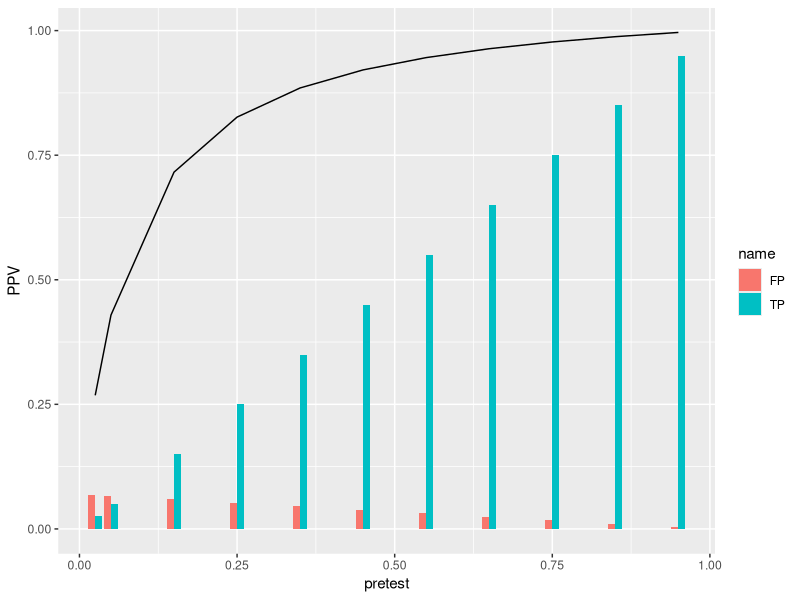
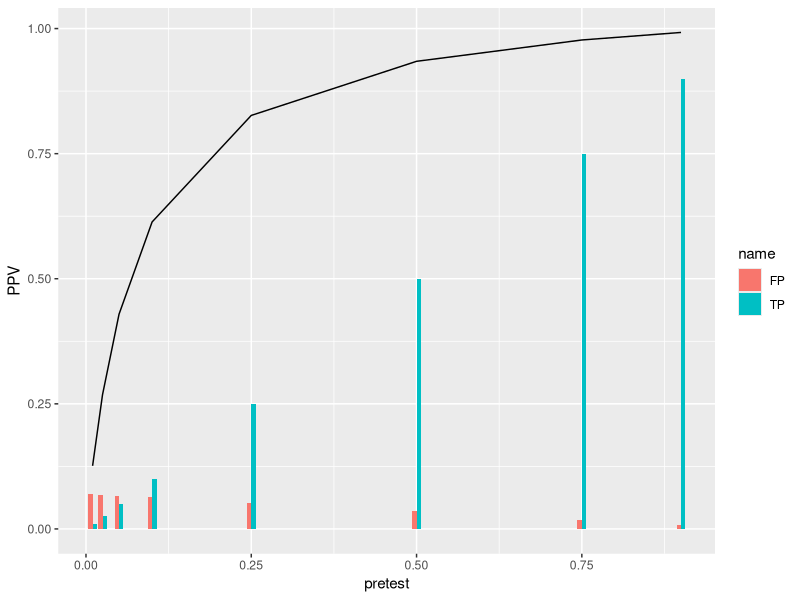
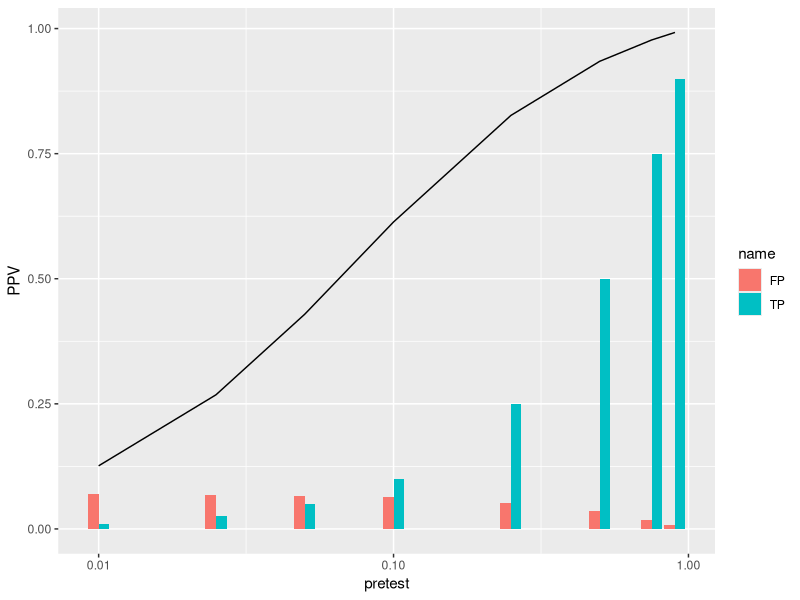
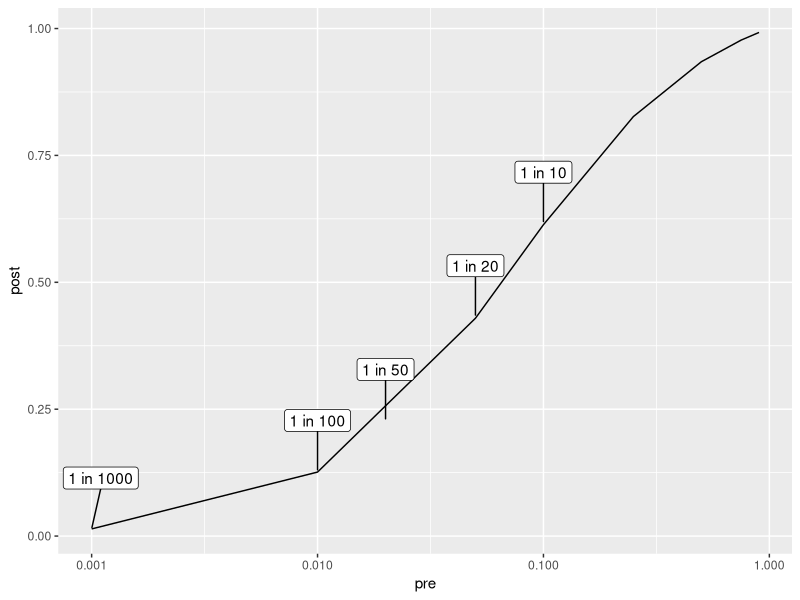
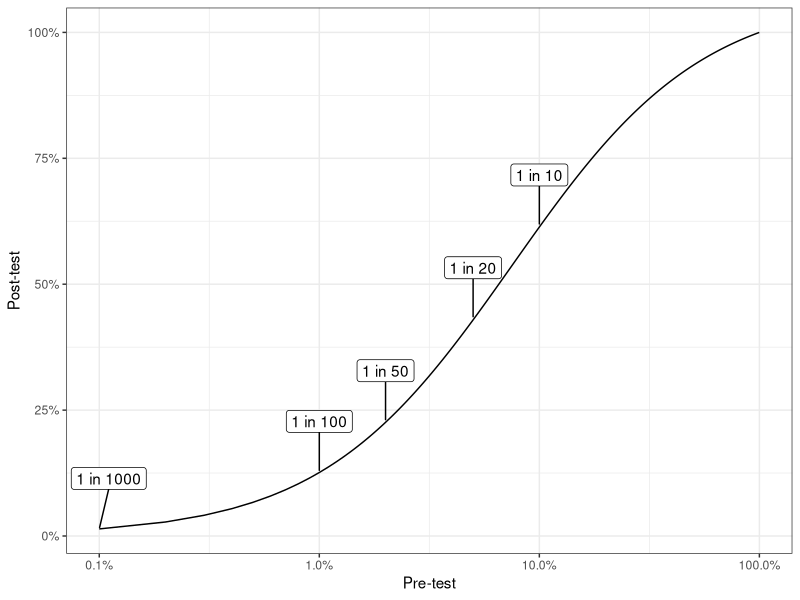
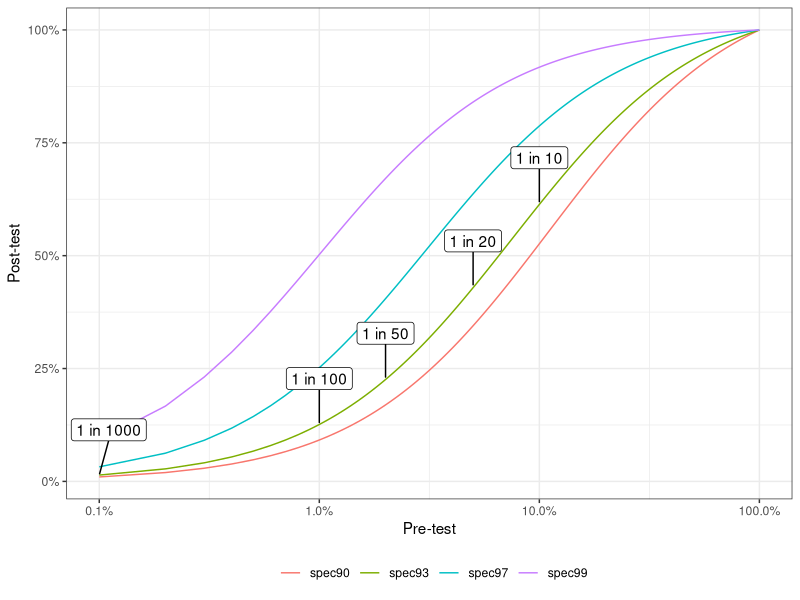
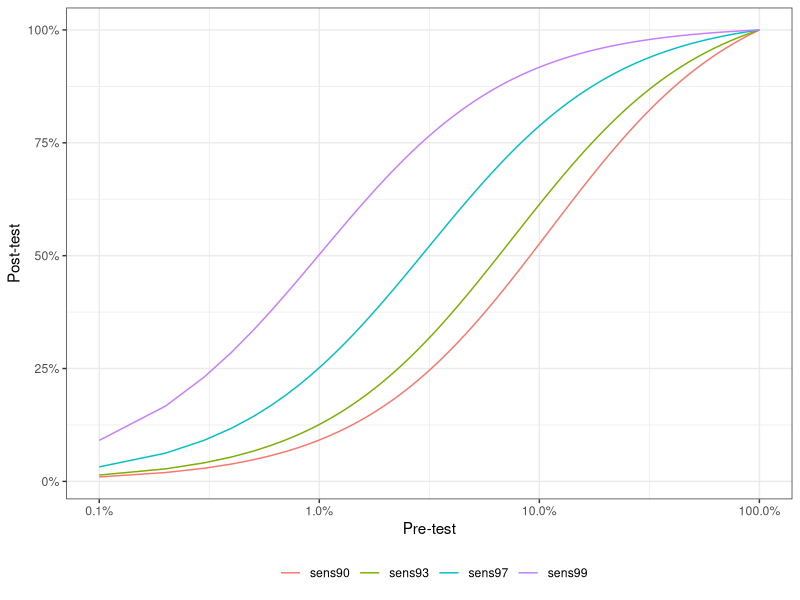
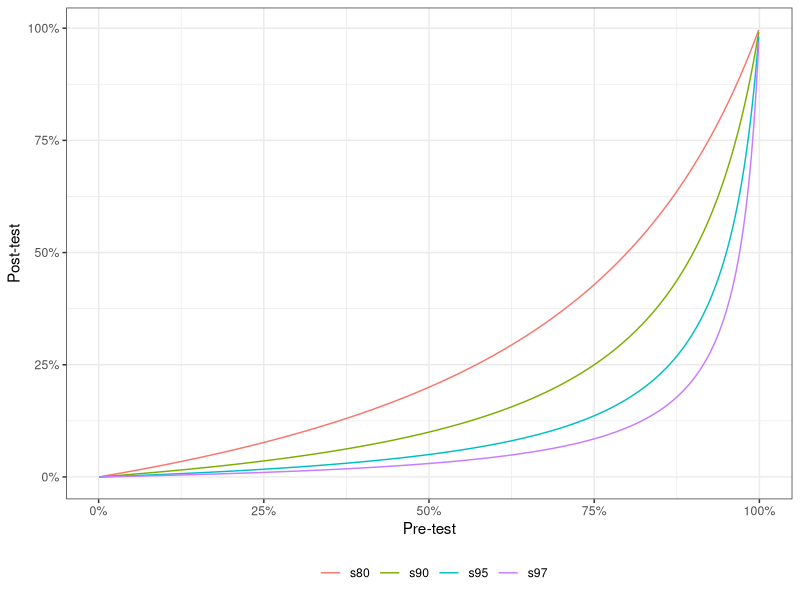

Write the R code that produced these figures, in order. (Note: this script raises an error after producing the figures.)
library(tidyverse)
# input <- list(
#   sensitivity1 = 100,
#   specificity1 = 93,
#   sensitivity2 = 97,
#   specificity2 = 98
# )
#   
# makePPV_black <- function(prev, sens=input$sensitivity1/100, spec=input$specificity1/100) {
#   prev <- 1/prev
#   (sens * prev) / ({sens * prev} + {(1-spec)*(1-prev)})
# }
# 
# makePPV_red <- function(prev, sens=input$sensitivity2/100, spec=input$specificity2/100) {
#   prev <- 1/prev
#   (sens * prev) / ({sens * prev} + {(1-spec)*(1-prev)})
# }
#   
#   tibble(
#     prev = c(seq(1, 9, by=2), seq(10, 490, by=10), seq(500, 2500, by=100))
#   ) %>% 
#     mutate(PPV = makePPV_black(prev)) %>%
#     mutate(PPV2 = makePPV_red(prev)) %>%
#     ggplot(aes(x=prev)) + 
#     geom_line(aes(y=PPV), color="black") +
#     geom_line(aes(y=PPV2), color="red") +
#     xlim(c(NA,2500)) +
#     scale_y_continuous(labels=percent, limits=c(0,1)) +
#     labs(x="1/Prevalence")
#   
  
  
calcNumbers <- function(pretest, sens=1, spec=.93, n=1) {
    # prev <- 1/prev
    # (sens * prev) / ({sens * prev} + {(1-spec)*(1-prev)})
    
    TP <- pretest * sens * n
    FN <- pretest * (1-sens) * n
    TN <- (1-pretest) * spec * n
    FP <- (1-pretest) * (1-spec) * n
    haveDz <- (TP + FN) 
    noDz   <- (FP + TN) 
    
    PPV <- (sens * pretest) / ({sens * pretest} + {(1-spec)*(1-pretest)})
    
    list(pretest=pretest, sens=sens, spec=spec, 
         TP=TP, TN=TN, FP=FP, FN=FN,
         haveDz=haveDz, noDz=noDz, 
         PPV=PPV, n=n)
    
    tibble(pretest=pretest, PPV=PPV, TP=TP, FP=FP, TN=TN, FN=FN)
}

c(seq(5, 100, by=10)/100,.025) %>%

# c(.95, .9, .75, .5, .25, .1, .5, .01) %>%
  # c(.95, .9, .75, .5, .25, .1, .5, .01) %>%
  calcNumbers() %>%
  
  pivot_longer(cols=c(TP, TN, FP, FN)) %>%
  filter(name %in% c("TP", "FP")) %>%
  ggplot(aes(x=pretest)) +
  geom_line(aes(y=PPV)) +
  geom_col(aes(y=value, fill=name), position = "dodge")


# (seq(5, 100, by=10)/100) %>%
  
# c(seq(5, 100, by=10)/100,.025) %>%
c(.9, .75, .5, .25, .1, .05, 0.025, .01) %>%
  calcNumbers() %>%
  
  pivot_longer(cols=c(TP, TN, FP, FN)) %>%
  filter(name %in% c("TP", "FP")) %>%
  ggplot(aes(x=pretest)) +
  geom_line(aes(y=PPV)) +
  geom_col(aes(y=value, fill=name), position = "dodge") 

c(.9, .75, .5, .25, .1, .05, 0.025, .01) %>%
  calcNumbers() %>%
  
  pivot_longer(cols=c(TP, TN, FP, FN)) %>%
  filter(name %in% c("TP", "FP")) %>%
  ggplot(aes(x=pretest)) +
  geom_line(aes(y=PPV)) +
  geom_col(aes(y=value, fill=name), position = "dodge") +
  scale_x_log10()
  
"#14A44D" 
"#dcf1e4"
"#DC4C64"
"#fae4e8"
"#3B71CA"
"#e2eaf7"

  

pre_to_post <- function(pr_pre, sens=1, spec=.93, pos_LR=T){
  positive_LR <- sens / (1-spec)
  negative_LR <- (1-sens) / spec
  
  odds_pre <- pr_pre / (1-pr_pre)
  
  if(pos_LR) odds_post <- odds_pre * positive_LR
  if(!pos_LR) odds_post <- odds_pre * negative_LR
  
  pr_pre <- odds_post / (1 + odds_post)
  pr_pre
  
  
}

# Confirm with: https://jamaevidence.mhmedical.com/data/calculators/LR_nomogram.html
pre_to_post(.1)
pre_to_post(.4)



df_labs <- tibble(occ = c(10,20,50,100,1000)) %>%
  mutate(pre = 1/occ,
         post = pre_to_post(pre, sens=1, spec=.931),
         label = str_glue("1 in {occ}")) 

tibble(pre = c(.001, .01, .05, .10, .25, .5, .75, .9) ) %>%
  mutate(post = pre_to_post(pre)) %>%
  ggplot(aes(x=pre, y=post)) +
  geom_line() +
  ggrepel::geom_label_repel(aes(x=pre, y=post, label=label), 
                            data=df_labs,
                            nudge_y = .1) +
  scale_x_log10()

# Used for case 1
tibble(pre = seq(1, 1000)/1000 ) %>%
  # summary()
  mutate(post = pre_to_post(pre)) %>%
  ggplot(aes(x=pre, y=post)) +
  geom_line() +
  ggrepel::geom_label_repel(aes(x=pre, y=post, label=label), 
                            data=df_labs,
                            nudge_y = .1) +
  scale_x_continuous(labels=scales::percent) +
  scale_x_log10(labels=scales::percent) +
  scale_y_continuous(labels=scales::percent) +
  theme_bw() +
  theme(legend.position = "bottom") +
  labs(x="Pre-test", y="Post-test", color="" )
  

## Illustrates varying levels
tibble(pre = seq(1, 1000)/1000 ) %>%
  # summary()
  mutate(spec93 = pre_to_post(pre),
         spec97 = pre_to_post(pre, spec = .97),
         spec90 = pre_to_post(pre, spec = .90),
         spec99 = pre_to_post(pre, spec = .99),
         ) %>%
  pivot_longer(cols = starts_with("spec")) %>%
  ggplot(aes(x=pre)) +
  geom_line(aes(y=value, group=name, color=name)) +
  ggrepel::geom_label_repel(aes(x=pre, y=post, label=label), 
                            data=df_labs,
                            nudge_y = .1) +
  scale_x_continuous(labels=scales::percent) +
  scale_x_log10(labels=scales::percent) +
  scale_y_continuous(labels=scales::percent) +
  theme_bw() +
  theme(legend.position = "bottom") +
  labs(x="Pre-test", y="Post-test", color="" )
  



## Work in progress
tibble(pre = seq(1, 1000)/1000 ) %>%
  # summary()
  mutate(sens93 = pre_to_post(pre),
         sens97 = pre_to_post(pre, spec = .97),
         sens90 = pre_to_post(pre, spec = .90),
         sens99 = pre_to_post(pre, spec = .99),
  ) %>%
  pivot_longer(cols = starts_with("sens")) %>%
  ggplot(aes(x=pre)) +
  geom_line(aes(y=value, group=name, color=name)) +
  # ggrepel::geom_label_repel(aes(x=pre, y=post, label=label), 
  #                           data=df_labs,
  #                           nudge_y = .1) +
  scale_x_continuous(labels=scales::percent) +
  scale_x_log10(labels=scales::percent) +
  scale_y_continuous(labels=scales::percent) +
  theme_bw() +
  theme(legend.position = "bottom") +
  labs(x="Pre-test", y="Post-test", color="" )



tibble(pre = seq(1, 1000)/1000 ) %>%
  # summary()
  mutate(`s90` = pre_to_post(pre, sens=.9, spec = .9, pos_LR = F),
         `s80` = pre_to_post(pre, sens=.8, spec = .8, pos_LR = F),
         `s95` = pre_to_post(pre, sens=.95, spec = .95, pos_LR = F),
         `s97` = pre_to_post(pre, sens=.97, spec = .97, pos_LR = F),

  ) %>%
  # mutate(`CF_80` = pre_to_post(pre, sens=.8, spec = .95, pos_LR = T),
  #        `CF_95` = pre_to_post(pre, sens=.95, spec = .95, pos_LR = T),
  #        `ID_70` = pre_to_post(CF_80, sens=.9, spec = .95, pos_LR = F)
  #        # `s95` = pre_to_post(pre, sens=.95, spec = .95, pos_LR = F),
  #        # `s97` = pre_to_post(pre, sens=.97, spec = .97, pos_LR = F),
  #        
  # ) %>%
  pivot_longer(cols = starts_with("s")) %>%
  ggplot(aes(x=pre)) +
  geom_line(aes(y=value, group=name, color=name)) +

  scale_x_continuous(labels=scales::percent) +
  # scale_x_log10(labels=scales::percent) +
  scale_y_continuous(labels=scales::percent) +
  theme_bw() +
  theme(legend.position = "bottom") +
  labs(x="Pre-test", y="Post-test", color="" )



#########


sens
spec

odds_pre <- pr_pre / (1-pr_pre)

LR_pos <- sens / (1-spec)
LR_neg <- (1-sens) / spec

pr_pre <- odds_post / (1 + odds_post)


pre_to_post <- function(pr_pre, sens=1, spec=.93, pos_LR=T){
  positive_LR <- sens / (1-spec)
  negative_LR <- (1-sens) / spec
  
  odds_pre <- pr_pre / (1-pr_pre)
  
  if(pos_LR) odds_post <- odds_pre * positive_LR
  if(!pos_LR) odds_post <- odds_pre * negative_LR
  
  odds_post / (1 + odds_post)
  
}

get_LR <- function(sens, spec){
  # if (type=="+") LR <- sens / (1-spec) 
  # if (type=="-") LR <- (1-sens) / spec
  
  LR <- list(pos = sens / (1-spec),
             neg = (1-sens) / spec)
  
  return(LR)
}

convert_pre_post <- function(Pr_pre, LR){
  # Convert pretest-prob to pretest odds
  odds_pre <- Pr_pre / (1-Pr_pre)
  
  # Find the posttest-odds
  odds_post <- odds_pre * LR
  
  # Convert back to probability (specifically post-test probability)
  odds_post / (1 + odds_post)
  
}

get_LR(.93, .95)

tibble(pre = seq(1, 1000)/1000 ) %>%
  mutate(post_pos = convert_pre_post(pre, get_LR(.93, .95)$pos),
         post_neg = convert_pre_post(pre, get_LR(.93, .95)$neg)) %>%
  pivot_longer(cols = starts_with("post")) %>%
  ggplot(aes(x=pre)) +
  geom_line(aes(y=value, group=name, color=name)) +
  
  scale_x_continuous(labels=scales::percent) +
  # scale_x_log10(labels=scales::percent) +
  scale_y_continuous(labels=scales::percent) +
  theme_bw() +
  theme(legend.position = "bottom") +
  labs(x="Pre-test", y="Post-test", color="" )

